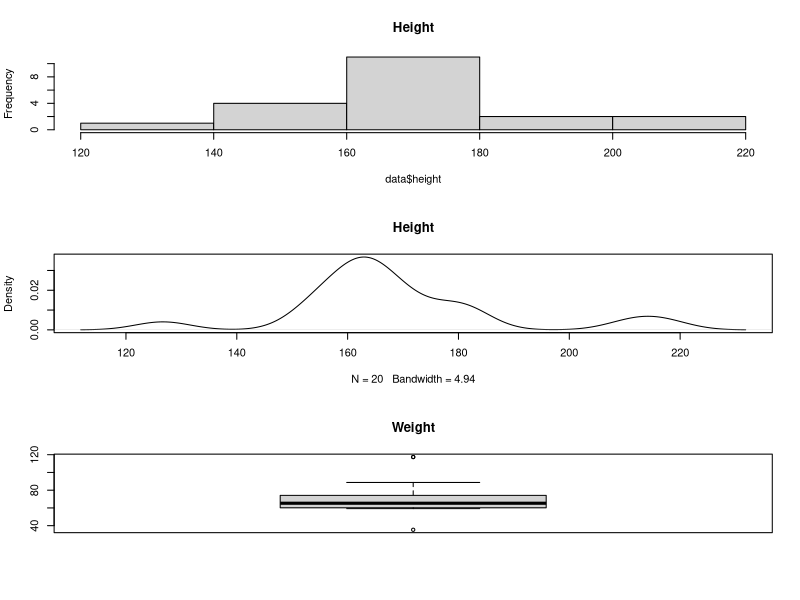
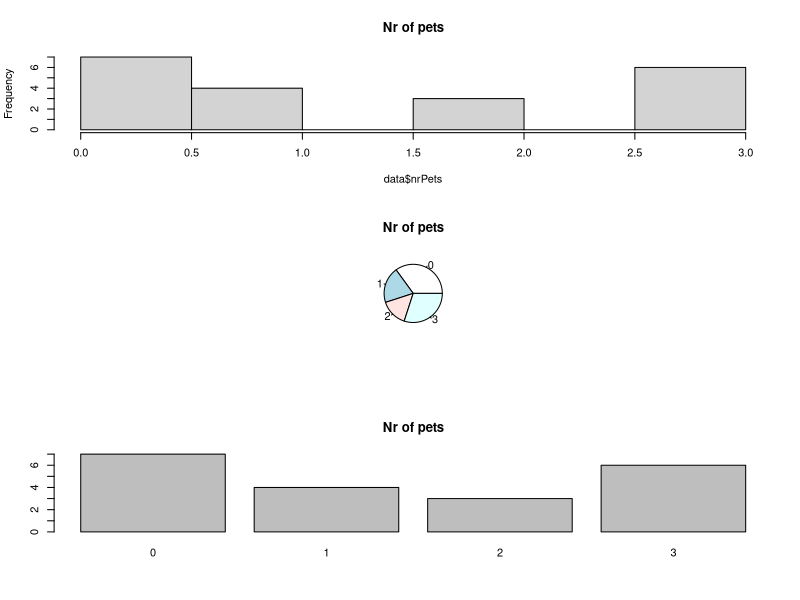
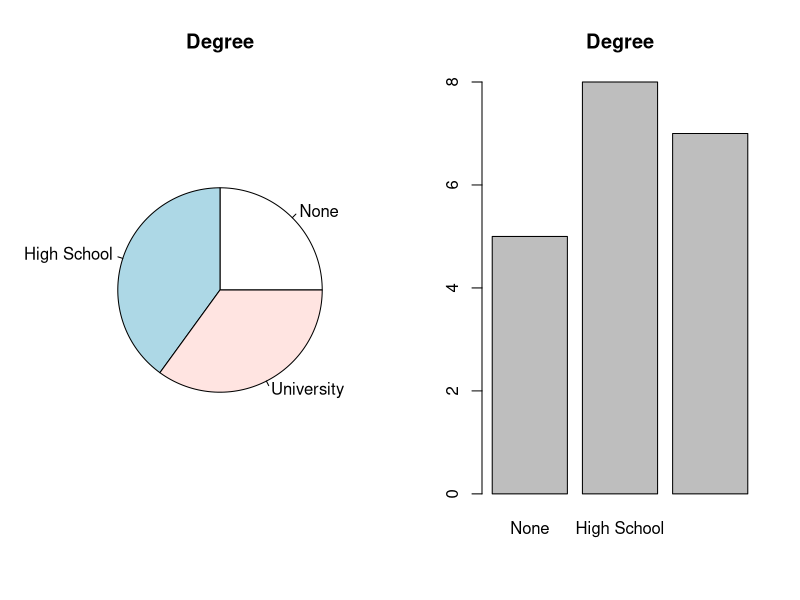
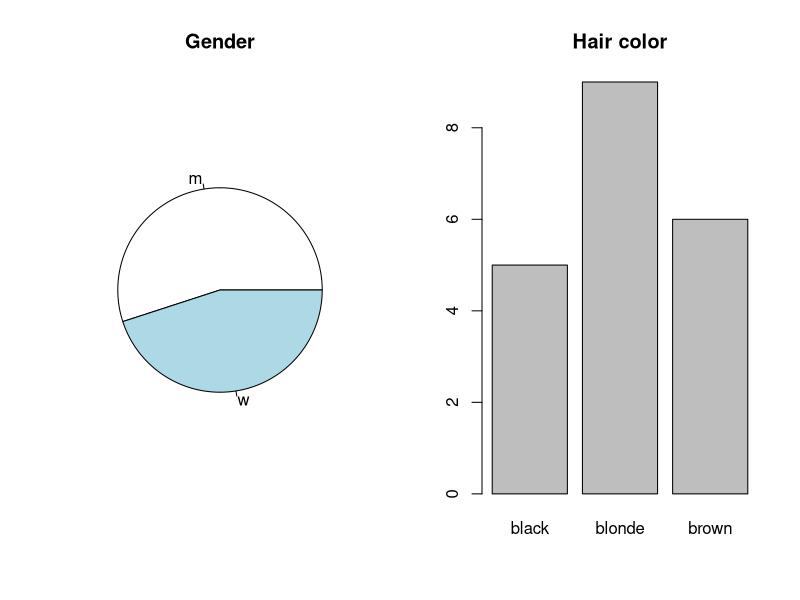
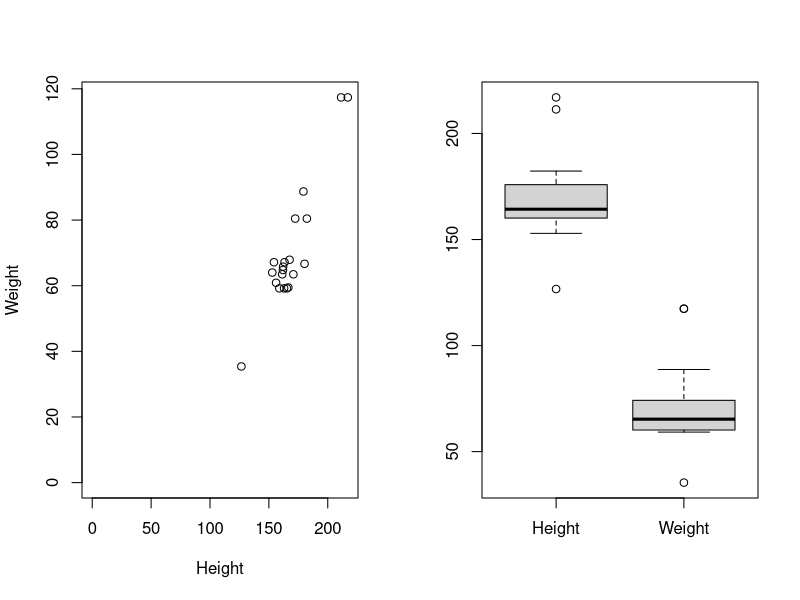
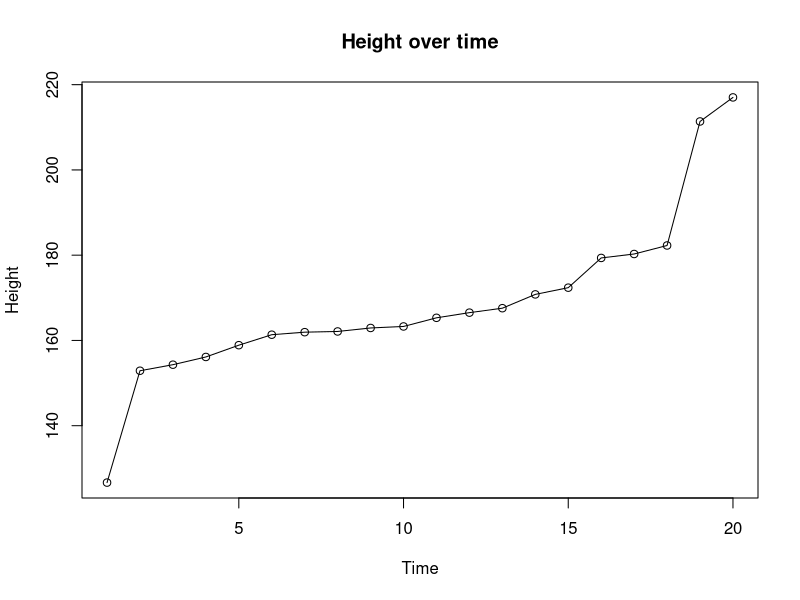
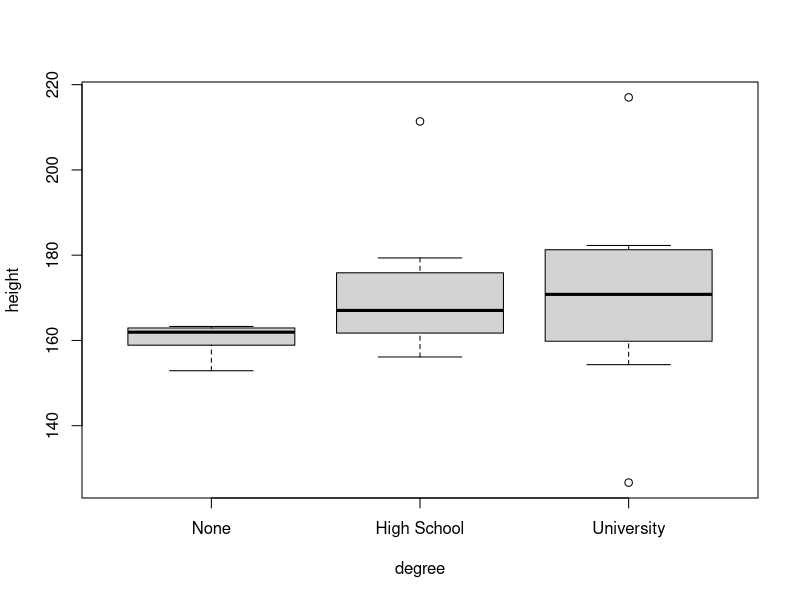
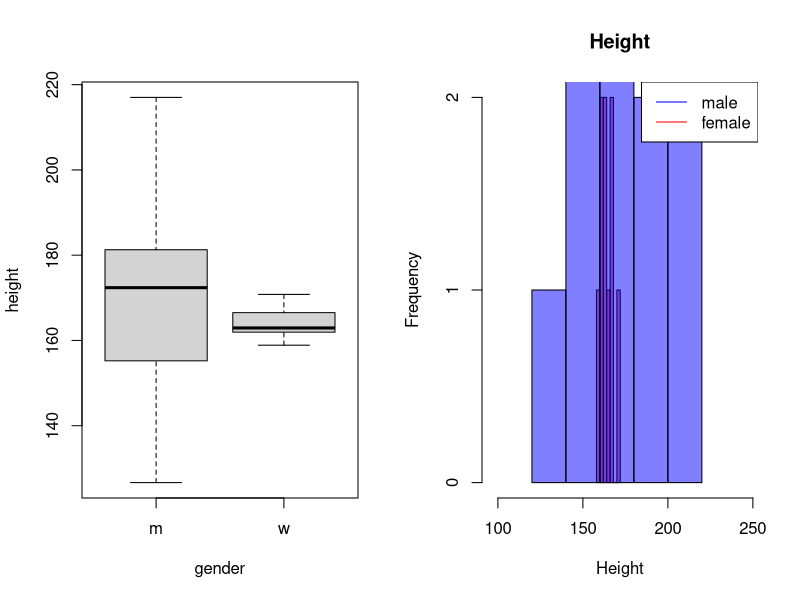

R code for these plots, in order:
gender<-sample(c("m", "w"), 20, replace=TRUE)

menIdx<-which(gender=="m")
womenIdx<-which(gender=="w")

weight<-ifelse(gender=="m", rnorm(length(menIdx), 80, 20), rnorm(length(womenIdx), 65, 10))
height<-weight+100+rnorm(20, 0, 8)

data<-data.frame("height"=height, "weight"=weight, "hairColor"=sample(c("blonde", "black", "brown"), 20, replace=TRUE), "gender"=gender, "degree"=sample(c("None", "High School", "University"), 20, replace=TRUE), "nrPets"=sample(0:3, 20, replace=TRUE))

data$degree<-ordered(data$degree, levels=c("None", "High School", "University"))

str(data)


#### 1 DIMENSIONAL ####

## METRIC ##

png("Documents/Blog/images/plottypes/metric1d.png")
par(mfrow=c(3,1))
hist(data$height, main="Height")
plot(density(data$height), main="Height")
boxplot(data$weight, main="Weight")
dev.off()

# DISCRETE 

png("Documents/Blog/images/plottypes/metric_discrete1d.png")
par(mfrow=c(3,1))
hist(data$nrPets, main="Nr of pets")
pie(table(data$nrPets), main="Nr of pets")
barplot(table(data$nrPets), main="Nr of pets")
dev.off()

## ORDINAL ##

png("Documents/Blog/images/plottypes/ordinal1d.png")
par(mfrow=c(1,2))
pie(table(data$degree), main="Degree")
barplot(table(data$degree), main="Degree")
dev.off()

## CATEGORICAL ##

png("Documents/Blog/images/plottypes/categorical1d.png")
par(mfrow=c(1,2))
pie(table(data$gender), main="Gender")
barplot(table(data$hairColor), main="Hair color")
dev.off()

#### MULTI DIMENSIONAL ####

## METRIC / METRIC


png("Documents/Blog/images/plottypes/metric_metric2d.png")
par(mfrow=c(1,2))
plot(data$height, data$weight, xlab="Height", ylab="Weight", xlim=c(0, max(data$height)), ylim=c(0, max(data$weight)))

boxplot(data$height, data$weight, xaxt="n")
axis(1, at=1:2, labels=c("Height", "Weight"))
dev.off()

# DISCRETE / CONTINUOUS

png("Documents/Blog/images/plottypes/discret_continuous.png")
plot(sort(height), type="o", ylab="Height", xlab="Time", main="Height over time")
dev.off()

#plot(data$nrPets, ylab="Nr of pets", xlab="Time")


## METRIC / ORDINAL

png("Documents/Blog/images/plottypes/metric_ordinal2d.png")
boxplot(height ~ degree, data=data)
dev.off()

## METRIC / CATEGORICAL 

png("Documents/Blog/images/plottypes/metric_categorical2d.png")
par(mfrow=c(1,2))
boxplot(height ~ gender, data=data)

hist(data$height[womenIdx], col=rgb(1, 0, 0, 0.5), xlim=c(min(data$height)-30, max(data$height)+30), main="Height", xlab="Height")
hist(data$height[menIdx], col=rgb(0, 0, 1, 0.5), add=TRUE)
legend("topright", c("male", "female"), lty=1, col=c("blue", "red"))
dev.off()

## ORDINAL / CATEGORICAL

table(data[,c("gender", "degree")])

## CATEGORICAL / CATEGORICAL

table(data[,c("gender", "hairColor")])


